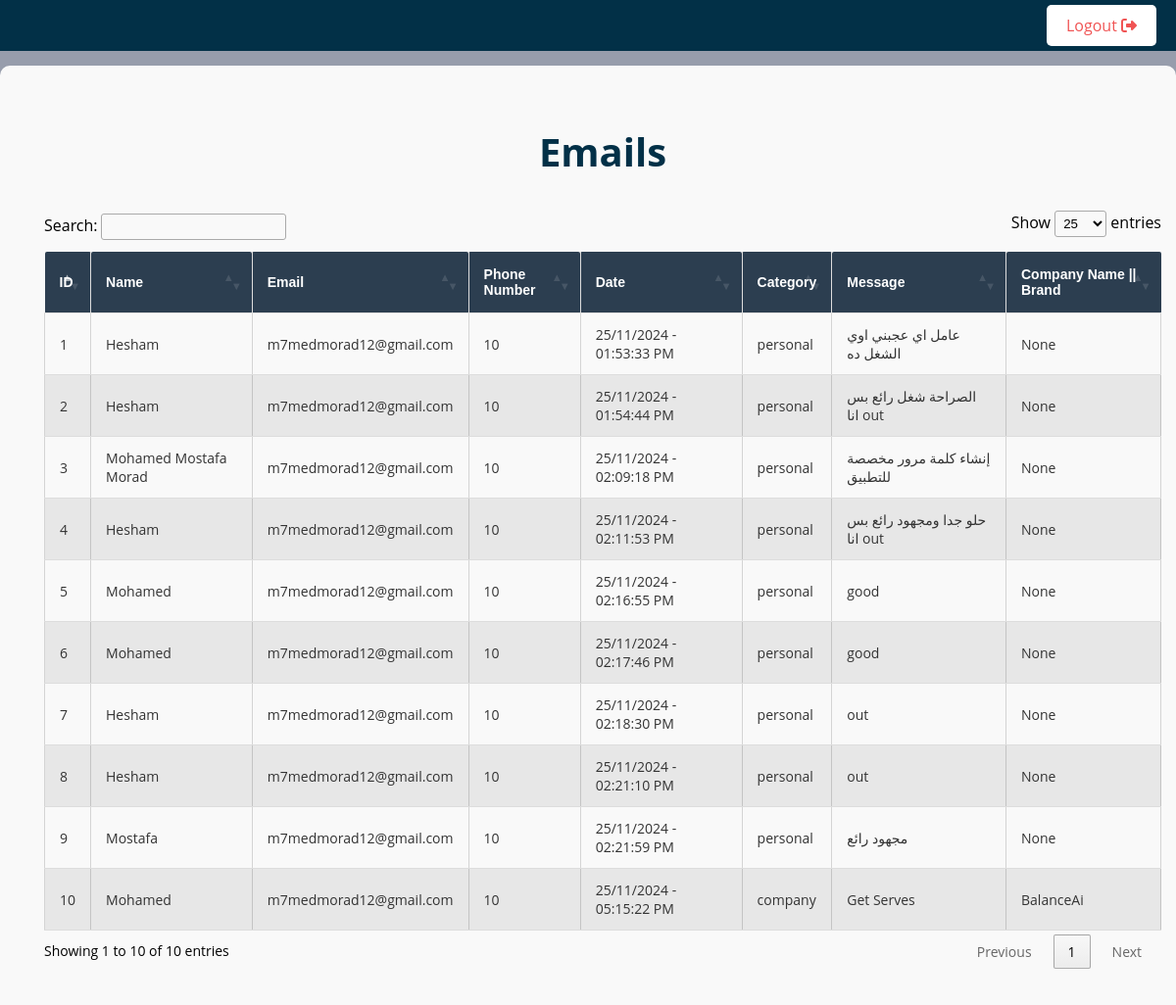
The page /private/emails/ (signed in) on the database its author committed.
### accounts/models.py (models this page shows, shortened)
class ContactMessage(models.Model):
    CATEGORY_CHOICES = [
        ('company', 'Company/Brand'),
        ('personal', 'Personal'),
    ]
    name = models.CharField(max_length=100)
    email = models.EmailField()
    phone = models.CharField(max_length=12)
    category = models.CharField(max_length=10, choices=CATEGORY_CHOICES)
    message = models.TextField()
    company_name = models.CharField(max_length=255, null=True, blank=True)  # إضافة حقل الشركة/البراند
    created_at = models.DateTimeField(auto_now_add=True)

### accounts/views.py (the view)
# urls.py: path('private/emails/', views.emails, name='emails'),
@login_required(login_url='login')
def emails(request):
    emails = ContactMessage.objects.all()
    return render(request, 'pages/tables_email.html' , {'emails': emails})

### templates/pages/tables_email.html (shortened to what this page needs)
{% extends 'base_tables_emails.html' %}
{% load static %}
{% block content %}
<nav class="navbar">
    <div class="navbar-container">
        <a class="dropdown-item-Logout" href="{% url 'logout' %}">Logout  <i class="fa-solid fa-right-from-bracket"></i></a>
    </div>
</nav>
<div class="content" id="mainContent">
        <div class="table-container">
            <section class="table">
            <table id="example" class="cell-border" style="width:100%">
                <h1 style="text-align: center; margin-top:15px; color:#023047; font-size:40px;">Emails</h1>
                    <thead>
                        <tr>
                            <th> ID </th>
                            <th> Name </th>
                            <th> Email </th>
                            <th> Phone Number </th>
                            <th> Date </th>
                            <th> Category </th>
                            <th> Message  </th>
                            <th> Company Name || Brand </th>
                        </tr>
                    </thead>
                    <tbody>
                        {% for email  in emails %}
                        <tr>
                            <td>{{ email.id }}</td>
                            <td>{{ email.name }}</td>
                            <td>{{ email.email }}</td>
                            <td>{{ email.phone }}</td>
                            <td>{{ email.created_at|date:"d/m/Y - h:i:s A" }}</td>
                            <td>{{ email.category }}</td>
                            <td>{{ email.message }}</td>
                            <td>{{ email.company_name }}</td>
                        </tr>
                        {% empty %}
                        <tr>
                            <td colspan="10">No customers found.</td>
                        </tr>
                        {% endfor %}
                    </tbody>
                </table>
            </section>
        </div>
</div>
{%  endblock %}

### src/static/css/tables.css (style rules this page uses)
.table-container { overflow-x: auto; background-color: #f9f9f9; margin-top: 15px; border-radius: 10px; }
.table { margin-top: 25px; width: 95%; height: 75%; margin-left: 25px ; margin-bottom: 100px; padding: 20px; border-radius: 8px; border-collapse: collapse; }
#example { width: 100%; border-collapse: collapse; }
#example th, #example td { padding: 12px 15px; text-align: left; border-bottom: 1px solid #ddd; text-align: left; }
#example th { background-color: #2C3E50; color: white; position: relative; font-family: 'Arial', sans-serif; font-size: 14px; font-weight: bold; padding: 15px 15px; border-right: 1px solid #ddd; border-radius: 2px; }
#example th:last-child { border-right: none; }
#example tr:nth-child(even) { background-color: #dddddd9b; }
#example td { color: #333; font-size: 14px; }
#example th.sorting:before, #example th.sorting_asc:before, #example th.sorting_desc:before { font-family: FontAwesome; padding-right: 8px; color: #ffffff; }

### templates/pages/tables_email.html (style rules this page uses)
.navbar { background-color: #023047; padding: 15px 20px; display: flex; justify-content: flex-end; align-items: center; }
.dropdown-item-Logout { padding: 10px 20px; color: #f05454; background-color: #fff; text-decoration: none; border-radius: 5px; transition: background-color 0.3s, color 0.3s; text-align: center; }

### templates/base_tables_emails.html (style rules this page uses)
body, html { margin: 0; padding: 0; box-sizing: border-box; font-family: 'Open Sans', sans-serif; background-color: #979dac; }

### rows shown on the page
ContactMessage: id "1", name "Hesham", email "m7medmorad12@gmail.com", phone "10", created_at "25/11/2024 - 01:53:33 PM", category "personal", message "عامل اي عجبني اوي الشغل ده", company_name "None"
ContactMessage: id "2", name "Hesham", email "m7medmorad12@gmail.com", phone "10", created_at "25/11/2024 - 01:54:44 PM", category "personal", message "الصراحة شغل رائع بس انا out", company_name "None"
ContactMessage: id "3", name "Mohamed Mostafa Morad", email "m7medmorad12@gmail.com", phone "10", created_at "25/11/2024 - 02:09:18 PM", category "personal", message "إنشاء كلمة مرور مخصصة للتطبيق", company_name "None"
ContactMessage: id "4", name "Hesham", email "m7medmorad12@gmail.com", phone "10", created_at "25/11/2024 - 02:11:53 PM", category "personal", message "حلو جدا ومجهود رائع بس انا out", company_name "None"
ContactMessage: id "5", name "Mohamed", email "m7medmorad12@gmail.com", phone "10", created_at "25/11/2024 - 02:16:55 PM", category "personal", message "good", company_name "None"
ContactMessage: id "6", name "Mohamed", email "m7medmorad12@gmail.com", phone "10", created_at "25/11/2024 - 02:17:46 PM", category "personal", message "good", company_name "None"
ContactMessage: id "7", name "Hesham", email "m7medmorad12@gmail.com", phone "10", created_at "25/11/2024 - 02:18:30 PM", category "personal", message "out", company_name "None"
ContactMessage: id "8", name "Hesham", email "m7medmorad12@gmail.com", phone "10", created_at "25/11/2024 - 02:21:10 PM", category "personal", message "out", company_name "None"
ContactMessage: id "9", name "Mostafa", email "m7medmorad12@gmail.com", phone "10", created_at "25/11/2024 - 02:21:59 PM", category "personal", message "مجهود رائع", company_name "None"
ContactMessage: id "10", name "Mohamed", email "m7medmorad12@gmail.com", phone "10", created_at "25/11/2024 - 05:15:22 PM", category "company", message "Get Serves", company_name "BalanceAi"
